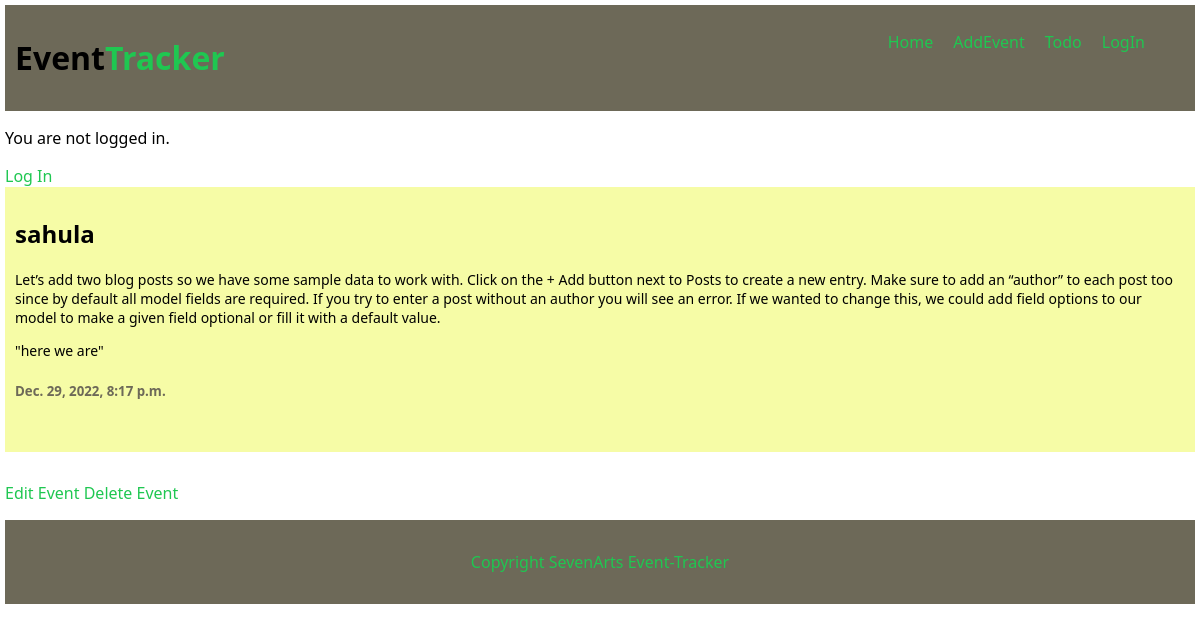
Page /event/4/ on the committed database.
### event/models.py (models this page shows, shortened)
class Post(models.Model):
    title = models.CharField(max_length=255)
    body = models.TextField()
    qoutes = models.TextField()
    created_at = models.DateTimeField(auto_now_add = True)

### event/views.py (the view)
# urls.py: path('event/<int:pk>/', EventDetailView.as_view(), name='post_detail'),
class EventDetailView(DetailView):
    model = Post
    template_name = 'event/post_detail.html'

### event/templates/event/post_detail.html
{% extends 'event/base.html' %}
{% block content %}
    <div class="poster">
        <h2>{{ post.title }}</h2>
        <p>{{post.body}}</p>
        <p>{{ post.qoutes }}</p>
        <h5>{{ post.created_at }}</h5>
    </div>
    <a href="{% url 'event_edit' post.pk %}">Edit Event</a>
    <a href="{% url 'event_delete' post.pk %}">Delete Event</a>
{% endblock content %}

### event/static/css/core.css (style rules this page uses)
body { font-family: 'Segoe UI', Tahoma, Geneva, Verdana, sans-serif; color: rgb(0, 0, 0); padding: 5px; margin: 0; }
.poster { background-color: #f6fca6; padding: 10px; align-items: center; align-items: center; margin-bottom: 30px; overflow: hidden; padding-bottom: 30px; }
.poster h5 { color: #6d6958; }
.poster p { font-size: 14px; }
a { text-decoration: none; color: #1fc751; }

### rows in the picture
Post: title "sahula", body "Let’s add two blog posts so we have some sample data to work with. Click on the + Add button next to Posts to create a new entry. Make sure to add an “author” to each post too since by default all model fields are required. If you try to enter a post without an author you will see an error. If we wanted to change this, we could add field options to our model to make a given field optional or fill it with a default value.", qoutes "\"here we are\"", created_at "Dec. 29, 2022, 8:17 p.m."
